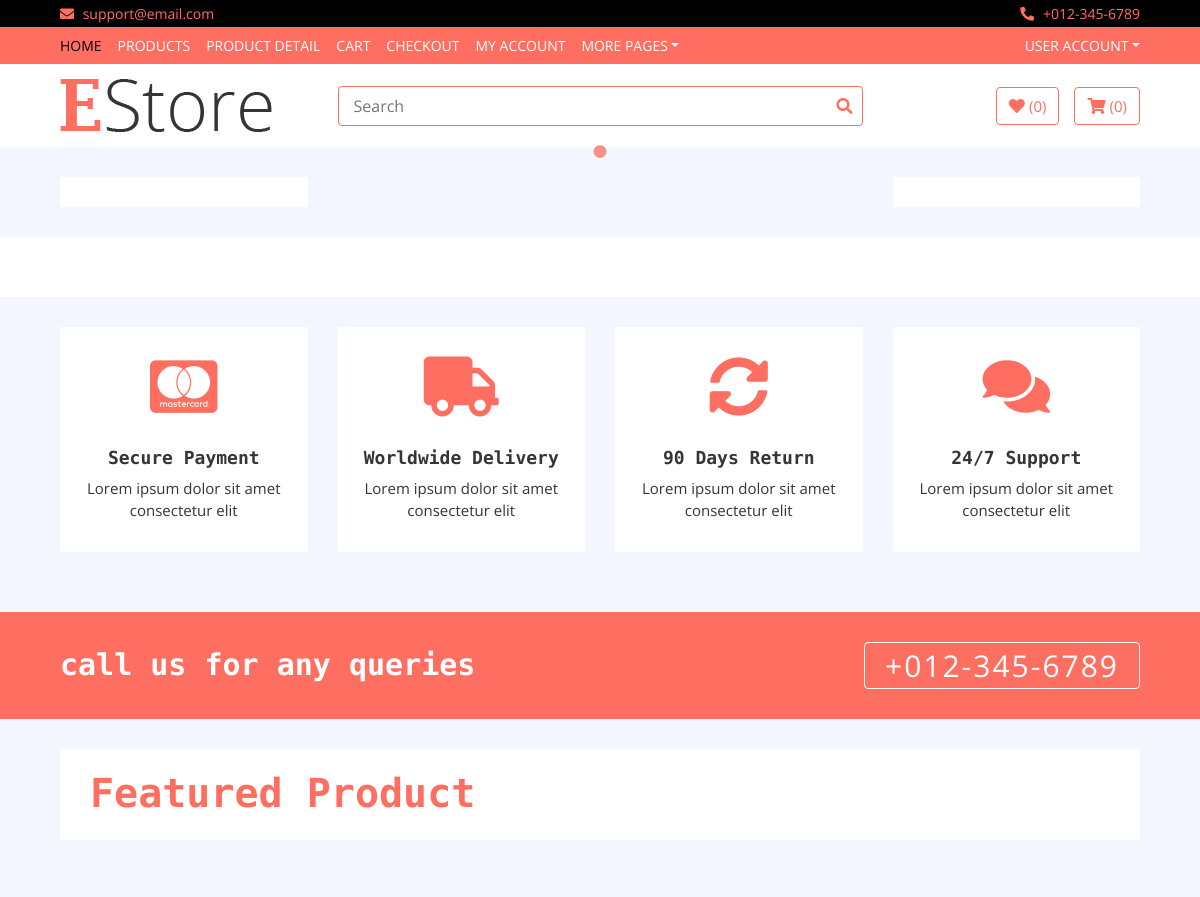
The app's page / (upper part), older data.
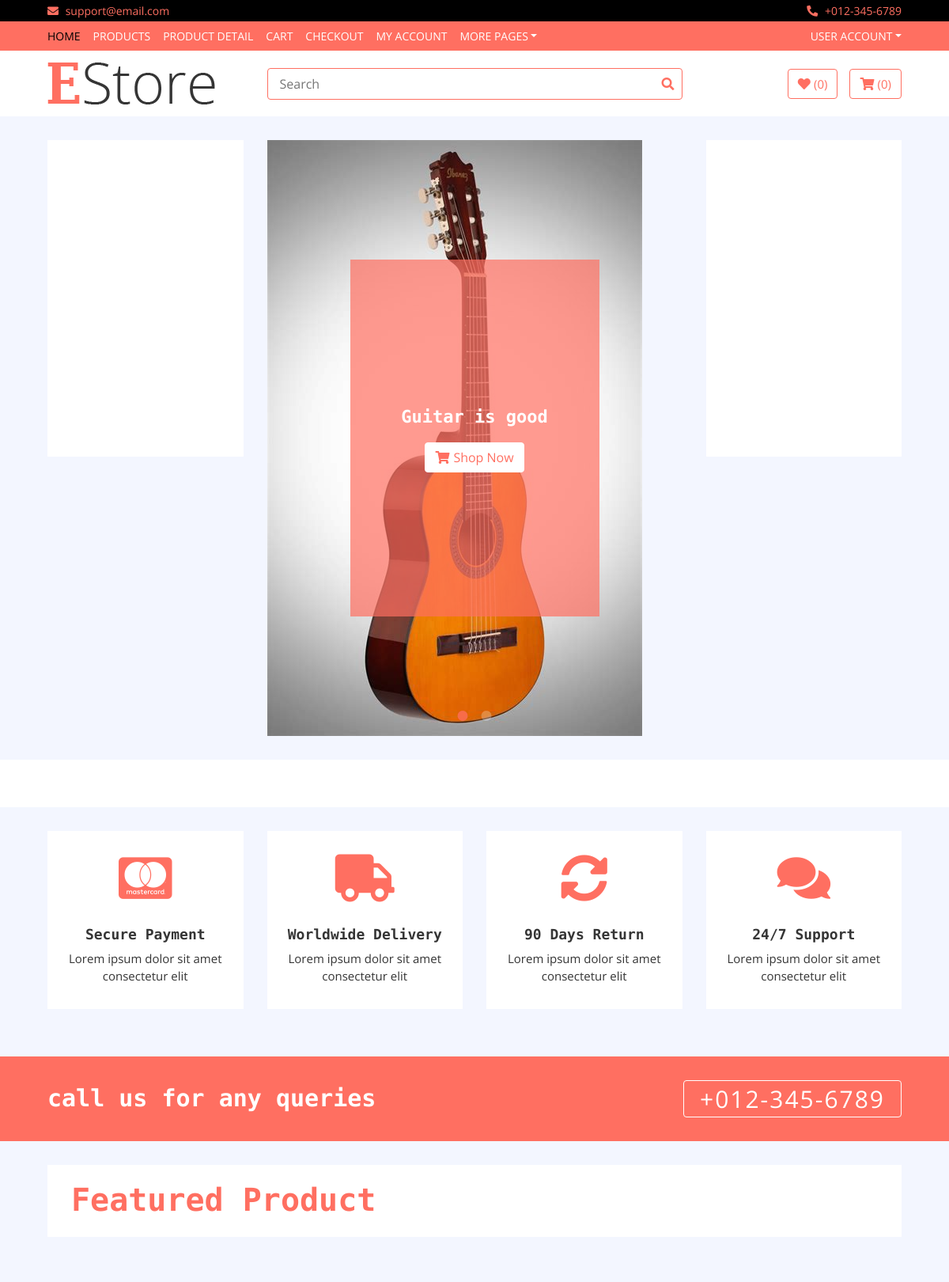
The same page, newer data.
### home/models.py (models this page shows, shortened)
class Slider(models.Model):
    name = models.CharField(max_length=300)
    image = models.ImageField(upload_to='media')
    description = models.TextField(blank=True)
    url = models.URLField(max_length=300, blank=True)

### home/views.py (the view)
# urls.py: path('', HomeView.as_view(), name='index'),
class HomeView(Base):
    def get(self, request):
        view = {}
        view['categories'] = Category.objects.all()
        view['sliders'] = Slider.objects.all()
        view['ads'] = AD.objects.all()
        view['brands'] = Brand.objects.all()
        view['customers'] = Customer.objects.all()
        view['products'] = Product.objects.all()
        view['hots'] = Product.objects.filter(labels='hot')
        view['news'] = Product.objects.filter(labels='new')
        return render(request, 'index.html', view)

### template/index.html (shortened to what the changed rows need)
<!DOCTYPE html>
{% load static %}
<html lang="en">
    <head>
            <link href="https://stackpath.bootstrapcdn.com/bootstrap/4.4.1/css/bootstrap.min.css" rel="stylesheet">
            <link href="https://cdnjs.cloudflare.com/ajax/libs/font-awesome/5.10.0/css/all.min.css" rel="stylesheet">
            <link href="{% static 'lib/slick/slick.css' %}" rel="stylesheet">
            <link href="{% static 'lib/slick/slick-theme.css' %}" rel="stylesheet">
            <link href="{% static 'css/style.css' %}" rel="stylesheet">
    </head>
    <body>
        <div class="header">
            <div class="container-fluid">
                <div class="row">
                    <div class="col-md-6">
                        <div class="header-slider normal-slider">
                            {% for slider in sliders %}
                            <div class="header-slider-item">
                                <img src="{{slider.image.url}}" alt="Slider Image" />
                                <div class="header-slider-caption">
                                    <p>{{slider.description}}</p>
                                    <a class="btn" href="{{slider.url}}"><i class="fa fa-shopping-cart"></i>Shop Now</a>
                                </div>
                            </div>
                           {% endfor %}
                        </div>
                    </div>
                </div>
            </div>
        </div>
        <div class="feature">
            <div class="container-fluid">
                <div class="row align-items-center">
                    <div class="col-lg-3 col-md-6 feature-col">
                        <div class="feature-content">
                            <h2>Secure Payment</h2>
                        </div>
                    </div>
                    <div class="col-lg-3 col-md-6 feature-col">
                        <div class="feature-content">
                            <h2>Worldwide Delivery</h2>
                        </div>
                    </div>
                    <div class="col-lg-3 col-md-6 feature-col">
                        <div class="feature-content">
                            <h2>90 Days Return</h2>
                        </div>
                    </div>
                    <div class="col-lg-3 col-md-6 feature-col">
                        <div class="feature-content">
                            <h2>24/7 Support</h2>
                        </div>
                    </div>
                </div>
            </div>
        </div>
        <div class="call-to-action">
            <div class="container-fluid">
                <div class="row align-items-center">
                    <div class="col-md-6">
                        <h1>call us for any queries</h1>
                    </div>
                </div>
            </div>
        </div>
        <div class="featured-product product">
            <div class="container-fluid">
                <div class="section-header">
                    <h1>Featured Product</h1>
                </div>
            </div>
        </div>
    </body>
</html>

Row changes from the older to the newer data that the page shows:
added Slider: image (picture), description "Guitar is good"
